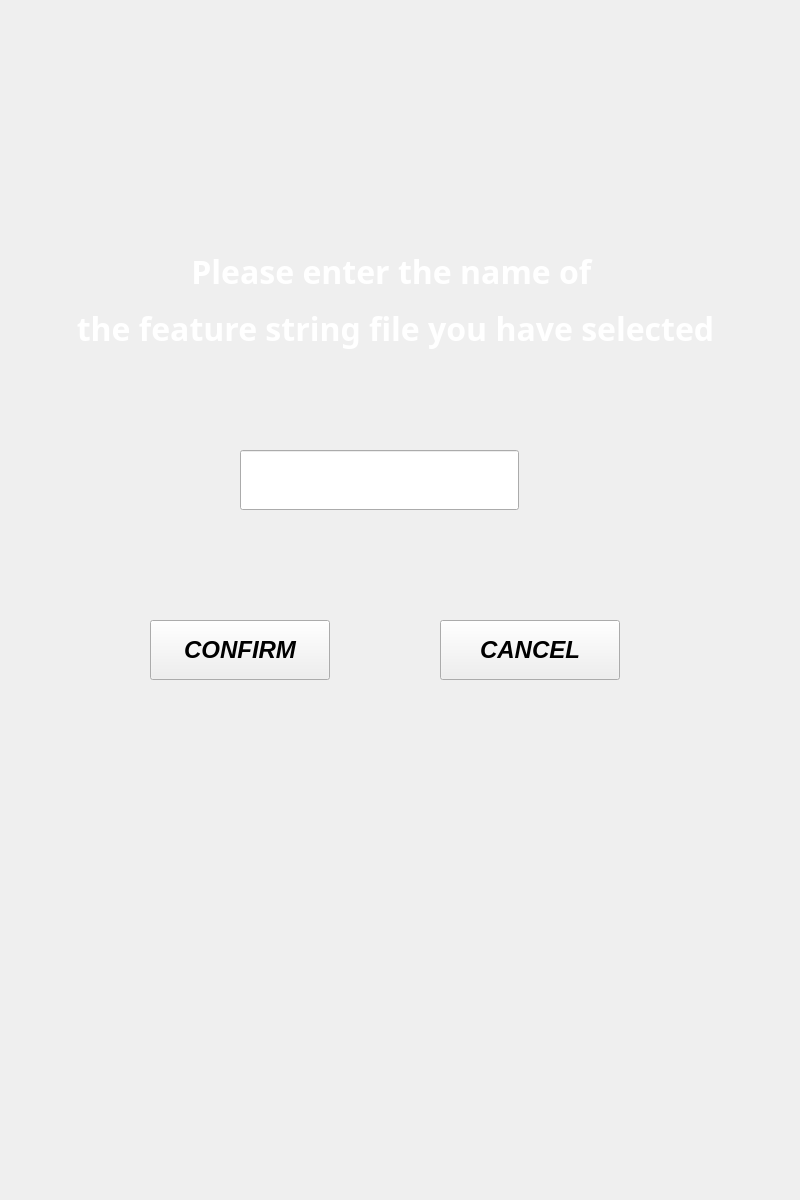
<?xml version="1.0" encoding="UTF-8"?>
<ui version="4.0">
 <class>choose_patternfile</class>
 <widget class="QWidget" name="choose_patternfile">
  <property name="geometry">
   <rect>
    <x>0</x>
    <y>0</y>
    <width>800</width>
    <height>1200</height>
   </rect>
  </property>
  <property name="minimumSize">
   <size>
    <width>800</width>
    <height>1200</height>
   </size>
  </property>
  <property name="maximumSize">
   <size>
    <width>800</width>
    <height>1200</height>
   </size>
  </property>
  <property name="font">
   <font>
    <italic>true</italic>
   </font>
  </property>
  <property name="windowTitle">
   <string>特征串攻击检测系统</string>
  </property>
  <widget class="QLineEdit" name="patternfilelineEdit">
   <property name="geometry">
    <rect>
     <x>240</x>
     <y>450</y>
     <width>279</width>
     <height>60</height>
    </rect>
   </property>
   <property name="minimumSize">
    <size>
     <width>279</width>
     <height>60</height>
    </size>
   </property>
   <property name="maximumSize">
    <size>
     <width>270</width>
     <height>60</height>
    </size>
   </property>
   <property name="font">
    <font>
     <pointsize>30</pointsize>
     <italic>true</italic>
    </font>
   </property>
   <property name="cursor">
    <cursorShape>IBeamCursor</cursorShape>
   </property>
   <property name="text">
    <string/>
   </property>
  </widget>
  <widget class="QLabel" name="label">
   <property name="geometry">
    <rect>
     <x>-10</x>
     <y>200</y>
     <width>811</width>
     <height>201</height>
    </rect>
   </property>
   <property name="font">
    <font>
     <family>Lohit Assamese</family>
     <weight>75</weight>
     <italic>false</italic>
     <bold>true</bold>
    </font>
   </property>
   <property name="text">
    <string>&lt;html&gt;&lt;head/&gt;&lt;body&gt;&lt;p align=&quot;center&quot;&gt;&lt;span style=&quot; font-size:24pt; font-weight:600; color:#ffffff;&quot;&gt;Please enter the name of &lt;/span&gt;&lt;/p&gt;&lt;p align=&quot;center&quot;&gt;&lt;span style=&quot; font-size:24pt; font-weight:600; color:#ffffff;&quot;&gt;the feature string file you have selected&lt;/span&gt;&lt;/p&gt;&lt;/body&gt;&lt;/html&gt;</string>
   </property>
  </widget>
  <widget class="QPushButton" name="confirmbutton">
   <property name="geometry">
    <rect>
     <x>150</x>
     <y>620</y>
     <width>180</width>
     <height>60</height>
    </rect>
   </property>
   <property name="minimumSize">
    <size>
     <width>180</width>
     <height>60</height>
    </size>
   </property>
   <property name="maximumSize">
    <size>
     <width>180</width>
     <height>60</height>
    </size>
   </property>
   <property name="font">
    <font>
     <pointsize>18</pointsize>
     <weight>75</weight>
     <italic>true</italic>
     <bold>true</bold>
    </font>
   </property>
   <property name="styleSheet">
    <string notr="true">QPushButton:hover {background-color: rgb(168, 152, 175);}</string>
   </property>
   <property name="text">
    <string>CONFIRM</string>
   </property>
  </widget>
  <widget class="QPushButton" name="cancelbutton">
   <property name="geometry">
    <rect>
     <x>440</x>
     <y>620</y>
     <width>180</width>
     <height>60</height>
    </rect>
   </property>
   <property name="minimumSize">
    <size>
     <width>180</width>
     <height>60</height>
    </size>
   </property>
   <property name="maximumSize">
    <size>
     <width>180</width>
     <height>60</height>
    </size>
   </property>
   <property name="font">
    <font>
     <pointsize>18</pointsize>
     <weight>75</weight>
     <italic>true</italic>
     <bold>true</bold>
    </font>
   </property>
   <property name="styleSheet">
    <string notr="true">QPushButton:hover {background-color: rgb(168, 152, 175);}</string>
   </property>
   <property name="text">
    <string>CANCEL</string>
   </property>
  </widget>
 </widget>
 <resources/>
 <connections/>
</ui>
